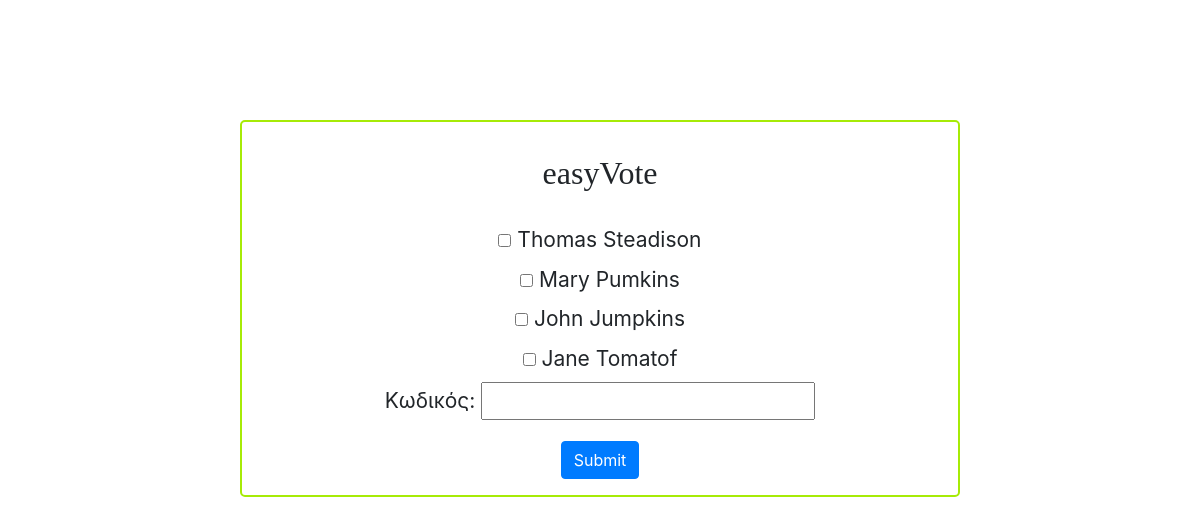
The app's page /, older data.
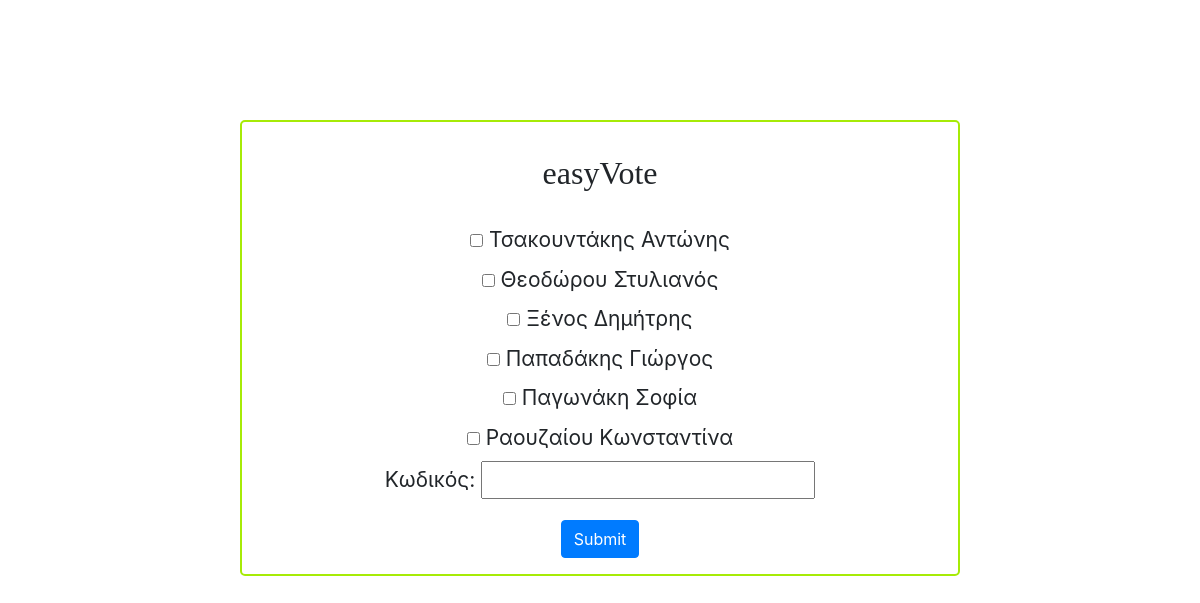
The same page, newer data.
### addVote/models.py (models this page shows)
class Candidate(models.Model):
    name = models.CharField(max_length=64)
    votes = models.IntegerField(default=0)
    def __str__(self):
        return f"{self.name}: {self.votes} votes"

### addVote/views.py (the view)
# urls.py: path("", views.index, name="index"),
def index(request):
    allCodes = Code.objects.all()
    codeNames = []
    for i in allCodes:
        codeNames.append(i.code)
    print(codeNames)
    return render(request, "addVote/newVote.html", {
        "candidates":Candidate.objects.all()
    })

### addVote/templates/addVote/newVote.html (shortened to what this page needs)
{% extends "addVote/layout.html" %}
{% block body %}
<div class="container">
  <h2>easyVote</h2>
  <form action="{% url 'addVote:addNew' %}" method="post">
      {%for cand in candidates%}
      <input type="checkbox" id="{{cand}}" name="candidate" class="candOption" value="{{cand.id}}" onchange="checkMax(event)">
      <label for="{{cand}}">{{cand.name}}</label><br>
      {%endfor%}
      <label for="code">Κωδικός:</label>
      <input type="text" name="code" id="uniqueCode" maxlength="6">
      <input type="submit" id="submitBtn" class="btn btn-primary"/>
  </form>
</div>
{% endblock %}

### addVote/templates/addVote/layout.html (shortened to what this page needs)
{% load static %}
<!DOCTYPE html>
<html lang="en">
  <head>
    <link rel="stylesheet" href="https://stackpath.bootstrapcdn.com/bootstrap/4.3.1/css/bootstrap.min.css">
    <link href="{% static 'addVote/styles.css' %}" rel="stylesheet" />
  </head>
  <body>
    {% block body %}{% endblock %}
  </body>
</html>

### addVote/static/addVote/styles.css (style rules this page uses)
.container { width: 60%; margin: auto; margin-top: 10%; border: 2px solid rgb(166, 235, 6); border-radius: 5px; }
.container h2 { font-family: "Lucida Handwriting"; text-align: center; margin: 1em; }
.container form { text-align: center; width: 80%; margin: auto; font-size: 21px; }
#submitBtn { display: block; margin: auto; margin-top: 1em; margin-bottom: 1em; }

Row changes from the older to the newer data that the page shows:
removed Candidate: name "Thomas Steadison"
removed Candidate: name "Mary Pumkins"
removed Candidate: name "John Jumpkins"
removed Candidate: name "Jane Tomatof"
added Candidate: name "Τσακουντάκης Αντώνης"
added Candidate: name "Θεοδώρου Στυλιανός"
added Candidate: name "Ξένος Δημήτρης"
added Candidate: name "Παπαδάκης Γιώργος"
added Candidate: name "Παγωνάκη Σοφία"
added Candidate: name "Ραουζαίου Κωνσταντίνα"
